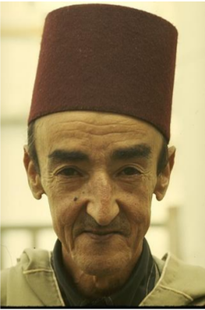
#> input picture cartoonize/img/a.png, 205 x 310 px, shrunk from 263 x 397 before the run
$ jupyter execute cartoonize.ipynb   (older library calls are emulated)
#> lines starting #> are read from the running program, lines starting #| are printed output that depends on the picture; after the words box and inside, x2 and y2 are one past the last pixel; in counts of white or black regions, pixels touching at a corner belong together
# Cartoonizing images

## Imports

[cell 1]
import cv2
import numpy as np
from matplotlib import pyplot as plt

## Constants

[cell 2]
MEDIAN_K = 5
LAPLACE_K = 5
THRESHOLD = 180

DIAMETER = 9
SIGMA_COLOR = 9
SIGMA_SPACE = 7

REPS = 10

## Reading the image

[cell 3]
img = cv2.imread('img/a.png')
#> img is the input picture: shape (310, 205, 3); mean B, G, R 94.6, 133.3, 151.4
ax = plt.imshow(img[:,:,::-1])
ax.axes.get_xaxis().set_visible(False)
ax.axes.get_yaxis().set_visible(False)
plt.show()

### 1.1.1 Noise Reduction Using Median Filter

[cell 4]
edg_img = cv2.cvtColor(img, cv2.COLOR_BGR2GRAY)
edg_img = cv2.medianBlur(edg_img, MEDIAN_K)
plt.imshow(edg_img, cmap='gray')
plt.show()

### 1.1.2 Edge Detection Using Laplacian Filter

[cell 5]
edg_img = cv2.Laplacian(edg_img, cv2.CV_8U, ksize=LAPLACE_K)
plt.imshow(edg_img, cmap='gray')
plt.show()

### Threshold

[cell 6]
thr_img = cv2.threshold(edg_img, THRESHOLD, 255, cv2.THRESH_BINARY)[1]
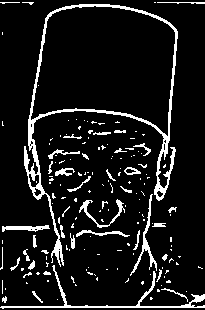
#> thr_img: shape (310, 205); 9.8% white in thin lines or dots
thr_img = 255 * (thr_img == 0).astype(np.uint8)
#> thr_img: shape (310, 205); 90.2% white; black in thin lines or dots
plt.imshow(thr_img, cmap='gray')
plt.show()

## 1.2 Generating a color painting and a cartoon

[cell 7]
bi_img = cv2.bilateralFilter(img, DIAMETER, SIGMA_COLOR, SIGMA_SPACE)
for i in range(REPS):
    bi_img = cv2.bilateralFilter(bi_img, DIAMETER, SIGMA_COLOR, SIGMA_SPACE)
plt.imshow(bi_img[:,:,::-1])
plt.show()

## Final Result

[cell 8]
res = bi_img * (np.repeat(thr_img,3, axis=-1).reshape(bi_img.shape) // 255)
plt.imshow(res[:,:,::-1])
plt.show()

## Defining the steps

[cell 9]
def cartoonize(path: str):
    # Read image
#> called with path = 'img/a.png'
    img = cv2.imread(path)

    # Convert to grayscale
    edg_img = cv2.cvtColor(img, cv2.COLOR_BGR2GRAY)
    edg_img = cv2.medianBlur(edg_img, MEDIAN_K)

    # Detect edges and threshold
    edg_img = cv2.Laplacian(edg_img, cv2.CV_8U, ksize=LAPLACE_K)
    edg_img = cv2.threshold(edg_img, THRESHOLD, 255, cv2.THRESH_BINARY)[1]
    edg_img = 255 * (edg_img == 0).astype(np.uint8)

    # Apply bilateral filter
    bi_img = cv2.bilateralFilter(img, DIAMETER, SIGMA_COLOR, SIGMA_SPACE)
    for i in range(REPS - 1):
        bi_img = cv2.bilateralFilter(bi_img, DIAMETER, SIGMA_COLOR, SIGMA_SPACE)

    # sketch over painting
    return bi_img * (np.repeat(edg_img,3, axis=-1).reshape(bi_img.shape) // 255)

[cell 10]
def view(path: str):
    fig, axs = plt.subplots(1, 2, figsize=(10, 5))
    axs[0].imshow(cv2.imread(path)[:,:,::-1])
    axs[0].axes.get_xaxis().set_visible(False)
    axs[0].axes.get_yaxis().set_visible(False)
    axs[1].imshow(cartoonize(path)[:,:,::-1])
    axs[1].axes.get_xaxis().set_visible(False)
    axs[1].axes.get_yaxis().set_visible(False)
    plt.show()
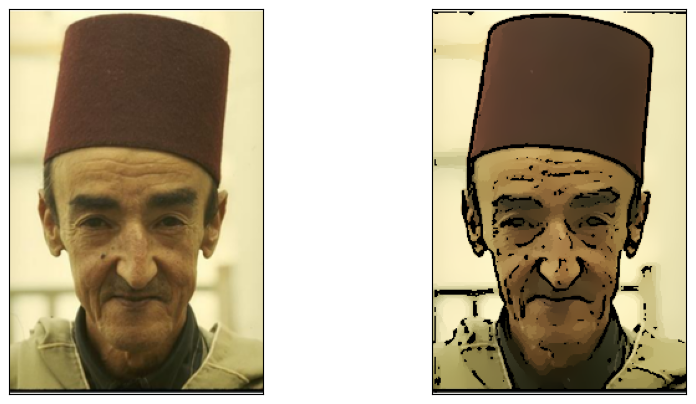
#> figure drawn by matplotlib, 2 panels

## Test on different pics

[cell 11]
view('img/a.png')

[cell 12]
view('img/b.jpg')
#> call 2 of view, with path = 'img/b.jpg'
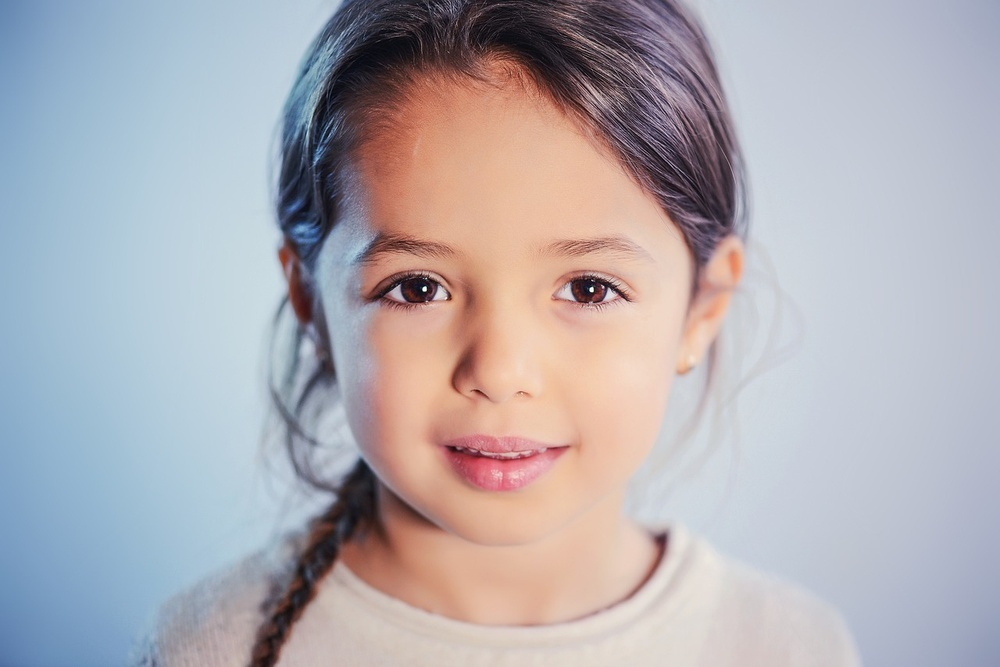
#> input picture cartoonize/img/b.jpg, 1000 x 667 px, shrunk from 1280 x 854 before the run
#> in cartoonize, img is the input picture: shape (667, 1000, 3); mean B, G, R 178.1, 172.3, 176.4
#> in cartoonize (call 2), `edg_img = cv2.threshold(edg_img, THRESHOLD, 255, cv2.THRESH_BINARY)[1]`: edg_img: shape (667, 1000); 3.3% white in thin lines or dots, all inside (x1, y1, x2, y2) = (132, 0, 750, 667)
#> in view (call 2), `plt.show()`:
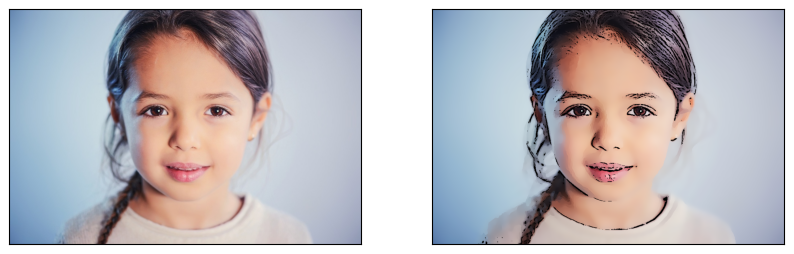
#> figure drawn by matplotlib, 2 panels

[cell 13]
view('img/c.jpg')
#> call 3 of view, with path = 'img/c.jpg'
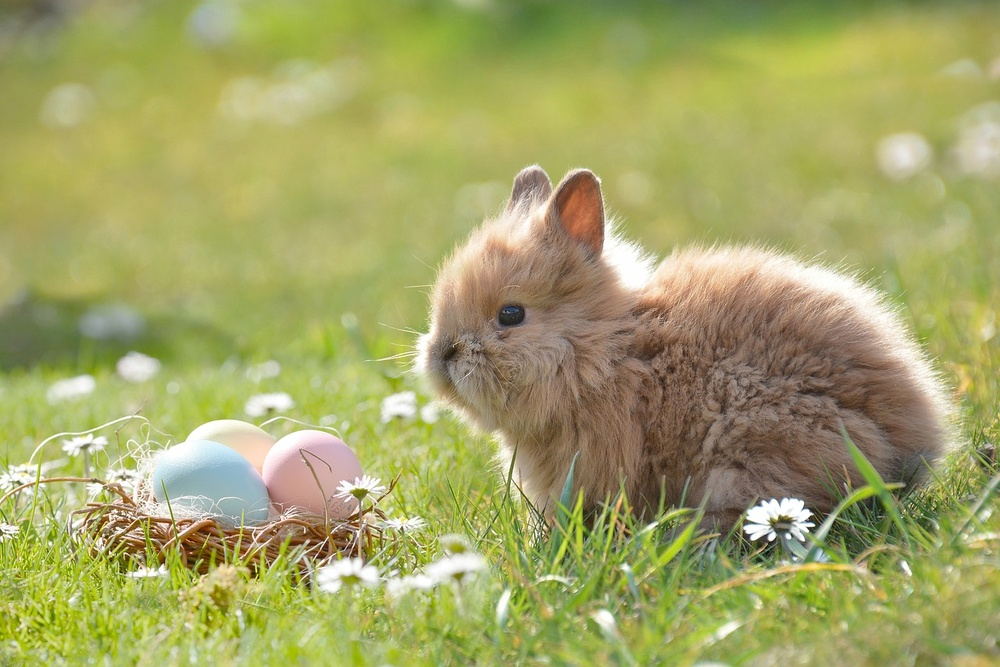
#> input picture cartoonize/img/c.jpg, 1000 x 667 px, shrunk from 1280 x 854 before the run
#> call 3 of cartoonize, with path = 'img/c.jpg'
#> in cartoonize, img is the input picture: shape (667, 1000, 3); mean B, G, R 101.7, 164, 163
#> in cartoonize (call 3), `edg_img = cv2.cvtColor(img, cv2.COLOR_BGR2GRAY)`:
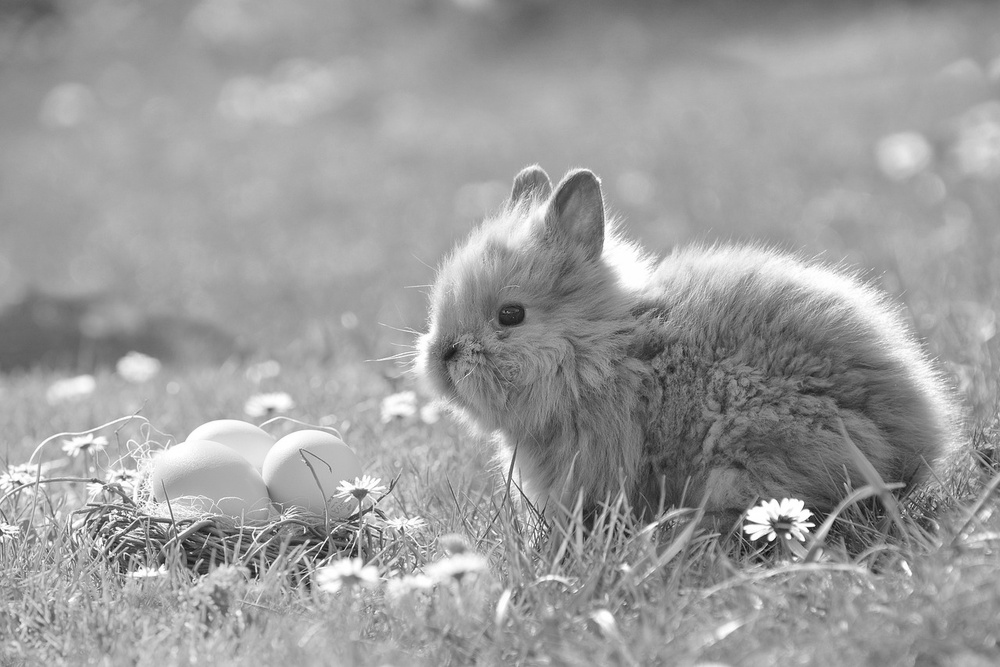
#> edg_img: shape (667, 1000); min 9, max 255, mean 156.6
#> in cartoonize (call 3), `edg_img = cv2.Laplacian(edg_img, cv2.CV_8U, ksize=LAPLACE_K)`:
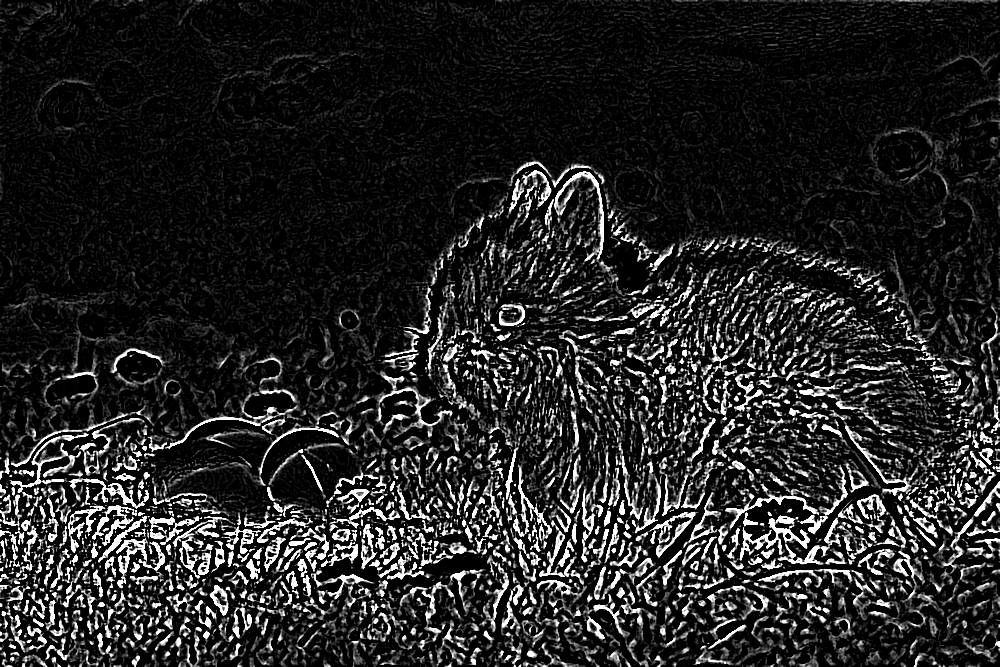
#> edg_img: shape (667, 1000); min 0, max 255, mean 36.7
#> in cartoonize (call 3), `edg_img = cv2.threshold(edg_img, THRESHOLD, 255, cv2.THRESH_BINARY)[1]`:
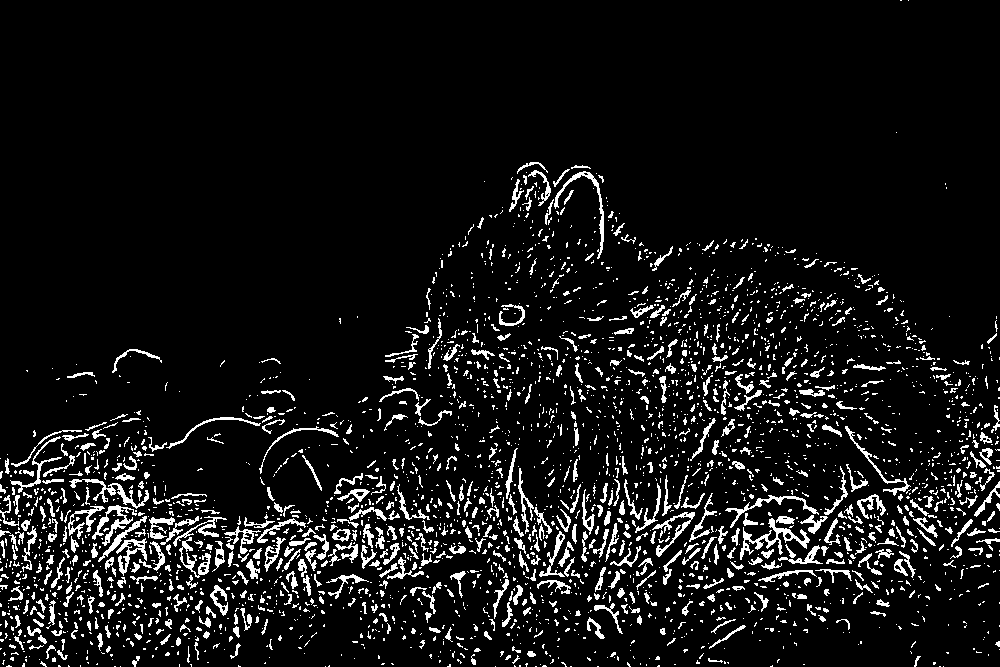
#> edg_img: shape (667, 1000); 8% white in thin lines or dots
#> in cartoonize (call 3), `edg_img = 255 * (edg_img == 0).astype(np.uint8)`: edg_img: shape (667, 1000); 92% white; black in thin lines or dots
#> in cartoonize (call 3), `return bi_img * (np.repeat(edg_img,3, axis=-1).reshape(bi_img.shape) /..`:
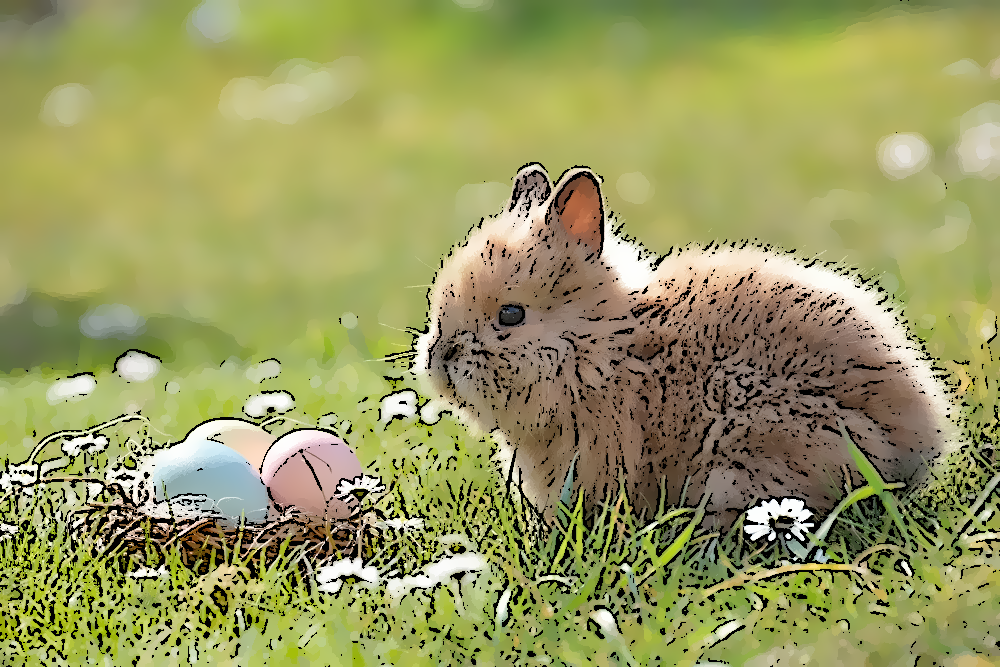
#> returned value: shape (667, 1000, 3); mean of channels 0, 1, 2 95.5, 153.5, 152.3; drawn as B, G, R
#> in view (call 3), `plt.show()`:
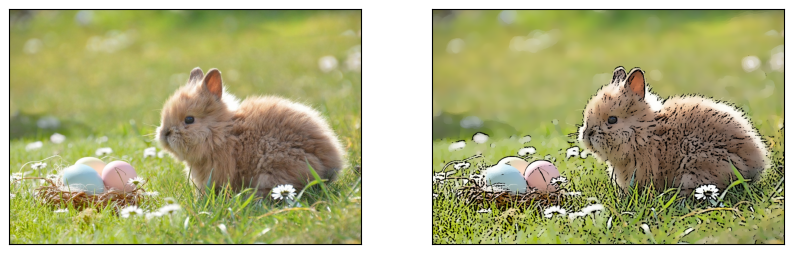
#> figure drawn by matplotlib, 2 panels
